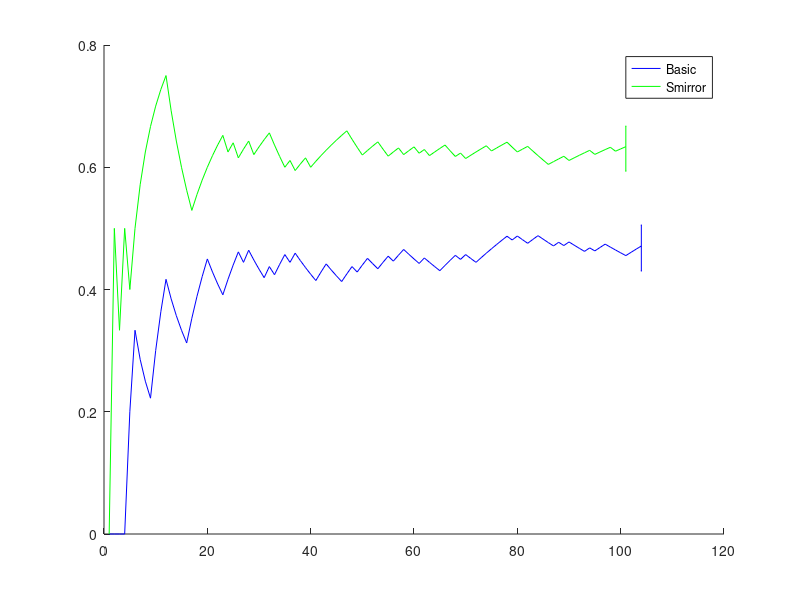

Source code (MATLAB):
data_basic = [
0
0
0
0
1
1
0
0
0
1
1
1
0
0
0
0
1
1
1
1
0
0
0
1
1
1
0
1
0
0
0
1
0
1
1
0
1
0
0
0
0
1
1
0
0
0
1
1
0
1
1
0
0
1
1
0
1
1
0
0
0
1
0
0
0
1
1
1
0
1
0
0
1
1
1
1
1
1
0
1
0
0
1
1
0
0
0
1
0
1
0
0
0
1
0
1
1
0
0
0
0
1
1
1


]; 

data_smirror = [
    0
1
0
1
0
1
1
1
1
1
1
1
0
0
0
0
0
1
1
1
1
1
1
0
1
0
1
1
0
1
1
1
0
0
0
1
0
1
1
0
1
1
1
1
1
1
1
0
0

0
1
1
1
0
0
1
1
0
1
1
0
1
0
1
1
1
0
0
1
0
1
1
1
1
0
1
1
1
0
0
1
1
0
0
0
0
1
1
1
0
1
1
1
1
0
1
1
1
0
1
1

];

success_basic = cumsum(data_basic);
success_smirror = cumsum(data_smirror);

figure;hold on;
plot(success_basic'./(1:length(data_basic)), 'b');
plot(success_smirror'./(1:length(data_smirror)), 'g');

% 95% invertal of confidence
[phat,pci] = binofit(sum(data_basic),length(data_basic));
pci2(1) = phat - sqrt(phat*(1-phat)/length(data_basic))*normcdf(1-0.05/2);
pci2(2) = phat + sqrt(phat*(1-phat)/length(data_basic))*normcdf(1-0.95/2);
%errorbar(length(data_basic),phat,phat-pci(1),pci(2)-phat, 'b');
errorbar(length(data_basic),phat,phat-pci2(1),pci2(2)-phat, 'b')
[phat,pci] = binofit(sum(data_smirror),length(data_smirror));
pci2(1) = phat - sqrt(phat*(1-phat)/length(data_smirror))*normcdf(1-0.05/2);
pci2(2) = phat + sqrt(phat*(1-phat)/length(data_smirror))*normcdf(1-0.95/2);
% errorbar(length(data_smirror),phat,phat-pci(1),pci(2)-phat, 'g')
errorbar(length(data_smirror),phat,phat-pci2(1),pci2(2)-phat, 'g')

legend('Basic', 'Smirror')
